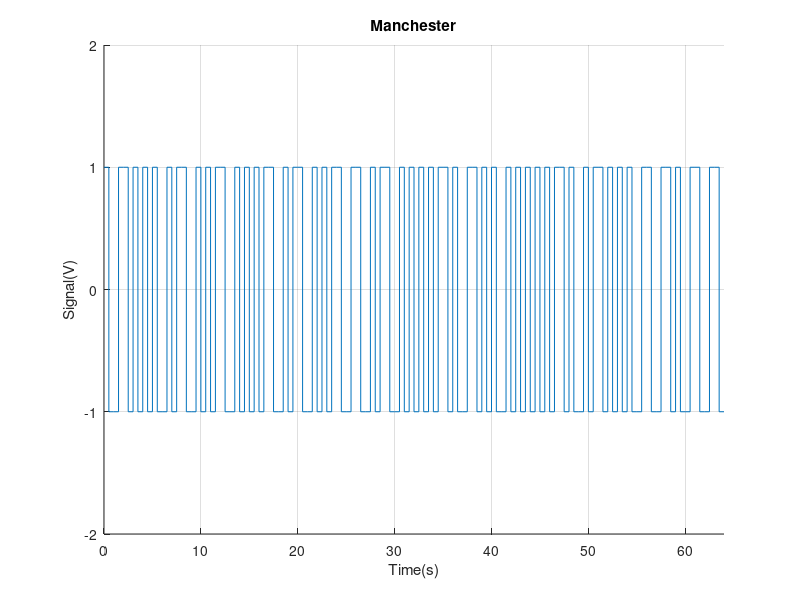
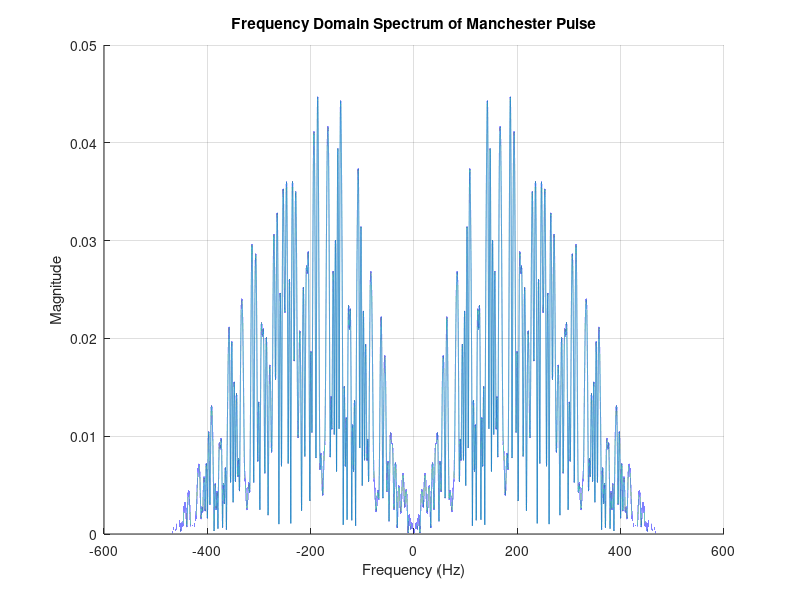

Here is the MATLAB script that generated these plots, in order:
clc;
clear all;
close all;
%%%% MANCHESTER Pulses in Time Domain %%%%
m = randi([0 1],1,64);
%%64 bits random bits generator is just a random integer generator of IMIN = 0 , IMAX = 1, 64 row elements and 1 column
T=1000; %total sampling time of signal
df=1/T;
fs = 1000 ; %sampling rate
ts = 1/fs ; %sampling time
N = ceil(T/ts); #number of samples
t = 0 : ts : ((N-1)*ts); #time vector
n = length(m);
x = [];
y = [];
max = 1;
min = -1;
for i=1:n
    x=[x i-1 i-1+0.5 i-1+0.5 i];  %timing vector % x = [0 0.5 0.5 1]
    if(m(i) == 1)   % y == Symbol ‾|_
        y=[y max max min min]; %Data vector % y = [1.2 1.2 -1.2 -1.2]
    else            %(m(i) == 0) %y == Symbol _|⁻
        y=[y min min max max];
    end
end

figure(1);
title('Time Domain of Manchester Pulse')
plot(x,y),
axis([0,n,-2,2]);
grid on
box off
ylabel('Signal(V)');
xlabel('Time(s)');
title('Manchester');



%MANCHESTER Pulses in Frequency Domain

y_zeroFilling = [y, zeros(1, N - length(y))];  %filling the rest of Y with zero after the real signal to improve the resolution
Y_polar = (fftshift(fft(y_zeroFilling)) ) *ts ; %getting the Fourier transform of y
if(rem(N,2)==0)
  f = - (0.5*fs) : df : (0.5*fs-df) ;
else
  f = - (0.5*fs-0.5*df) : df : (0.5*fs-0.5*df);
end

figure(2);
plot(f, abs(Y_polar));
grid on
box off
xlabel('Frequency (Hz)');
ylabel('Magnitude');
title('Frequency Domain Spectrum of Manchester Pulse');

%%%% End of Code %%%%

